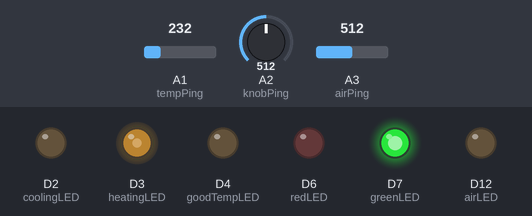
Simulated run of this sketch. Board: Arduino MKR. On the bench: output pins drawn as LEDs (lit = HIGH). Inputs (shaded band) come from the test bench; at power-on: A1 (tempPing) = 232, A2 (knobPing) = 512, A3 (airPing) = 512. WiFi joins after 1.5 s; servers stay silent unless stated; not simulated (calls return 0 or success): secrets.h; what the sketch prints to the serial monitor is not drawn.

Above: at 2.7 s.
2.8 s: A1 (tempPing) set to 246
At 3.3 s:
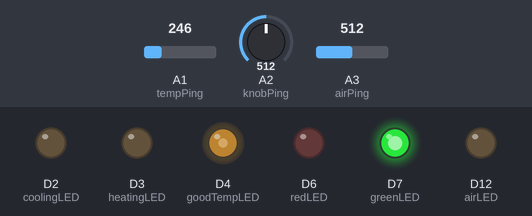
5.8 s: A2 (knobPing) set to 554
7.5 s: A2 (knobPing) set to 578
At 13.7 s:
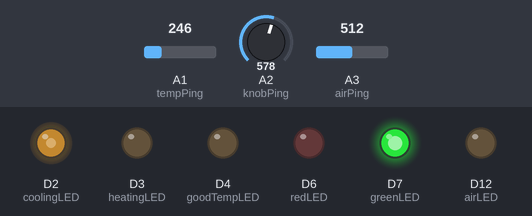
At 47.9 s:
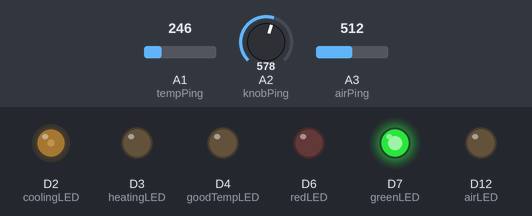
Timing chart, 0 to 49.5 s (numbered marks = the images above; inputs shaded):
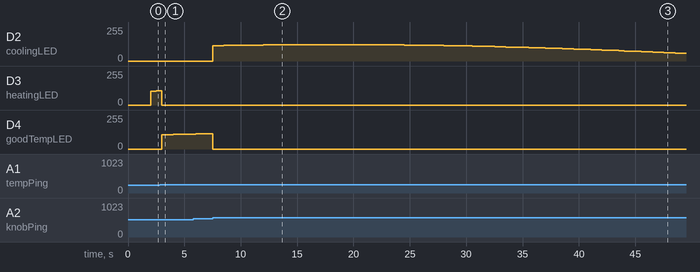

The sketch:

SidsThermoSet.ino
```cpp
//Library for Http and MKR 1010
#include <ArduinoHttpClient.h>
#include <WiFiNINA.h>
//scheduler library
//#include <Scheduler.h>

//include SSID and password
#include "secrets.h"
char ssid[] = SECRET_SSID;
char pass[] = SECRET_PASS;

const char serverAddress[] = "tigoe.io";  // server address
int port = 443; //https port

WiFiSSLClient wifi;
HttpClient client = HttpClient(wifi, serverAddress, port);
int status = WL_IDLE_STATUS;
unsigned long timeStamp=0;
unsigned long timeAir=0;

//set pins
//digi
const int airLED = 12;
const int coolingLED = 2;
const int heatingLED = 3;
const int goodTempLED = 4;
//const int tempClick = 7;
const int greenLED = 7;
const int redLED = 6;
//ana
const int airPing = A3;
const int tempPing = A1;
const int knobPing = A2;
//vari
int count = 0;
int brightness =0;

//set values
float tempVal = 0.00;
float airVal = 0.00;
float tempSet = 0.00;
int intervals = 0;

void setup() {
Serial.begin(9600);
//  while(!Serial);
checkConnection();

  pinMode(airLED,OUTPUT);
  pinMode(coolingLED,OUTPUT);
  pinMode(heatingLED,OUTPUT);
//  pinMode(tempClick,INPUT);
  pinMode(greenLED,OUTPUT);
  pinMode(redLED,OUTPUT);


  intervals = 1000*60*55;
//  intervals = 10000;

  timeStamp = millis();
  timeAir = millis();
}

void loop() {

    // reconnect
  if ( status != WL_CONNECTED) {
   checkConnection();
   } else {
    onGreen();
   offRed();
}

   //get and send data
   collectReadings();
   sendReadings();

   //get data locally every 0.5 s
   delay(500);

   //led brightness
   count++;
   brightness = (sin((count * PI / 180)  + 1) * 124);
  }

void collectReadings() {

  digitalWrite(airLED,LOW);
  float airRead = analogRead(airPing);

  float airVolt = airRead*(5.0/1024.0);
   airVal = 0.17*airVolt-0.10;

  //get temperture reading
  float tempRead = analogRead(tempPing);
  float voltIn = tempRead*(3.0 / 1024);
   tempVal = (voltIn - 0.5)*100;

  //set temperture to
   tempSet = analogRead(knobPing);
  tempSet = -tempSet/30 + 40;

  //compare
  if (tempVal - tempSet > 1){
      //cooling
       cooling();
    }else if ( tempSet - tempVal > 1){
       //heating
       heating();
    }else{
      //good
      goodTemp();
    };
}


void cooling(){
   analogWrite(heatingLED, 0 );
   analogWrite(goodTempLED, 0 );
   analogWrite(coolingLED, brightness);
  }

void heating(){
  analogWrite(coolingLED , 0);
  analogWrite( goodTempLED , 0);
   analogWrite(heatingLED, brightness);
  }
void goodTemp(){
  analogWrite(coolingLED , 0);
   analogWrite(heatingLED, 0 );
   analogWrite(goodTempLED, brightness);
  }
void sendReadings() {
  if (millis() - timeStamp > intervals){
   blinkGreen();
  String MACAdd = "84:0D:8E:34:64:A0";
  String sessionKey = "c8072ab1-331d-44c9-923e-686748870998";
  String path = "/data";
  String contentType = "application/json";

  String postData = "{\"macAddress\":\"";
  postData += MACAdd;
  postData += "\", \"sessionKey\" : \"";
  postData += sessionKey;
  postData += "\", \"data\" : \"{ \'temperature\' : ";
  postData += tempVal;
  postData += ", \'dustLevel\' : ";
  postData += airVal;
  postData += "}\"}";

  Serial.println("making POST request");
  client.post(path, contentType, postData);  // send the POST request

   // read the status code and body of the response
  int statusCode = client.responseStatusCode();
  String response = client.responseBody();

  Serial.print("Status code: ");
  Serial.println(statusCode);
  Serial.print("Response: ");
  Serial.println(response);
//  Serial.print("time: ");
//  Serial.println(timeStamp/1000);
//  Serial.print("data: ");
  Serial.println(postData);
timeStamp = millis();
  }

}
void checkConnection(){
  Serial.print("Attempting to connect to Network named: ");
    Serial.println(ssid);
    blinkRed();
    while ( WiFi.status() != WL_CONNECTED) {
    blinkRed();
//    blinkGreen();
    Serial.print("Attempting to connect to Network named: ");
    Serial.println(ssid);

   // Connect to WPA/WPA2 network:
    status = WiFi.begin(ssid, pass);
    Serial.print("SSID: ");
  Serial.println(WiFi.SSID());

  // print your WiFi shield's IP address:
  IPAddress ip = WiFi.localIP();
  Serial.print("IP Address: ");
  Serial.println(ip);
    }
    if (!wifi.connected()) {
      Serial.print("connected!");
      onGreen();
      offRed();
    }

}
void blinkRed(){
  //connecting
  if (millis()%500 == 0){
  digitalWrite(redLED,HIGH);
}else if (millis()%500 == 200){
  digitalWrite(redLED,LOW);
  }
  }
 void blinkGreen(){
  //send data
  if (millis()%1000 == 0){
  digitalWrite(greenLED,HIGH);
}else if (millis()%1000 == 500){
  digitalWrite(greenLED,LOW);
  }
  }
  void onGreen(){
    digitalWrite(greenLED,HIGH);
    //no error
    }
void offRed(){
  digitalWrite(redLED,LOW);
    //no error
    }
```

Measured:
- the behaviour switches between 245 and 246 on A1 (tempPing) (found by bisection; images 0 and 1)
- the behaviour switches between 567 and 568 on A2 (knobPing) (found by bisection; images 1 and 2)
- after the input at 2.8 s, D4 (goodTempLED): moves from 0/255 to 112/255 over 2.5 s, starting after 0.21 s
- after the input at 7.5 s, D2 (coolingLED): rises from 0/255 to 123/255 in 7.0 s, then falls to 57/255 in 34.5 s
